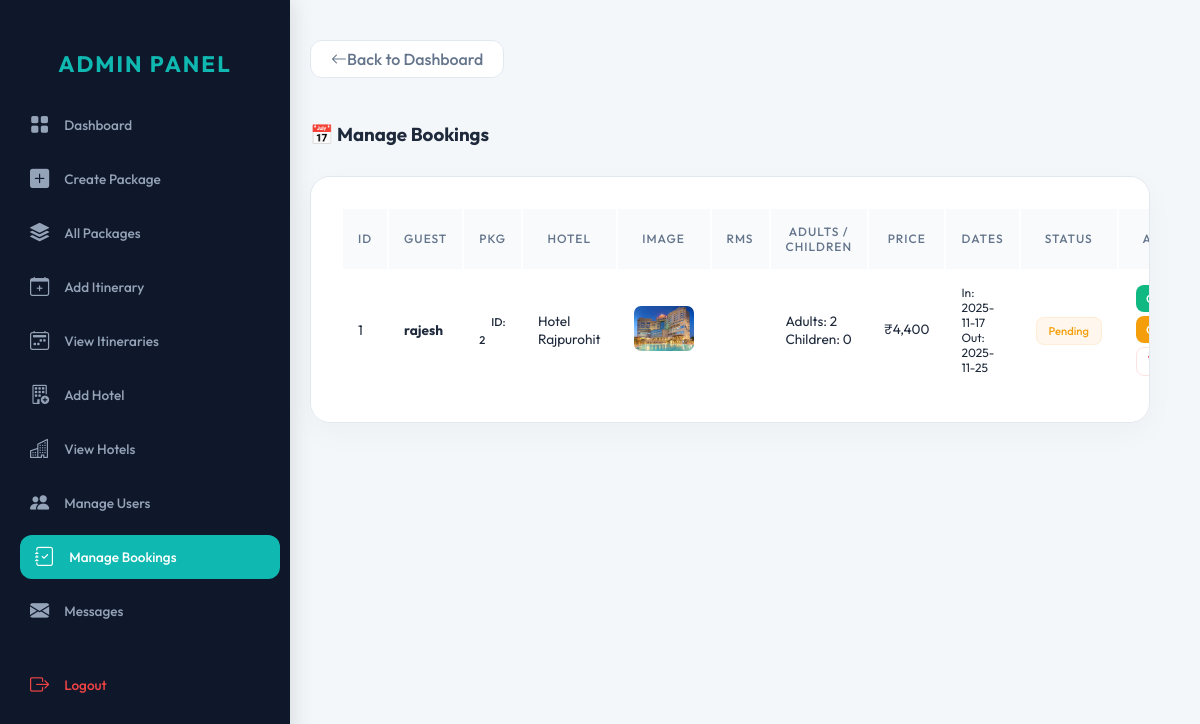
/admin/manage-booking.php, run on the app's committed database.
### tables this page shows
CREATE TABLE `bookings` (
  `id` int(11) NOT NULL AUTO_INCREMENT,
  `user_id` int(11) NOT NULL,
  `package_id` int(11) NOT NULL,
  `package_name` varchar(255) DEFAULT NULL,
  `hotel_id` int(11) DEFAULT NULL,
  `hotel_name` varchar(255) DEFAULT NULL,
  `hotel_star` varchar(20) DEFAULT NULL,
  `image` text DEFAULT NULL,
  `adults` int(11) NOT NULL,
  `children` int(11) NOT NULL,
  `price` decimal(10,2) DEFAULT NULL,
  `hotel` varchar(255) NOT NULL,
  `checkin` date NOT NULL,
  `checkout` date NOT NULL,
  `status` varchar(20) DEFAULT 'Confirm',
  `booked_on` timestamp NOT NULL DEFAULT current_timestamp(),
  `booking_date` timestamp NOT NULL DEFAULT current_timestamp(),
  PRIMARY KEY (`id`)
);

CREATE TABLE users (
  id INT AUTO_INCREMENT PRIMARY KEY,
  name VARCHAR(100),
  email VARCHAR(100),
  password VARCHAR(100)
);

### admin/manage-booking.php (the view, shortened to what this page needs)
<?php
include("../db.php");
$query = "
SELECT bookings.*, users.name AS user_name
FROM bookings
LEFT JOIN users ON bookings.user_id = users.id
ORDER BY bookings.id DESC
";
$result = mysqli_query($conn, $query);
?>
<!DOCTYPE html>
<html lang="en">
<head>
</head>
<body>
<div class="sidebar">
  <h4>Admin Panel</h4>
  <a href="dashboard.php" class="<?= (basename($_SERVER['PHP_SELF']) == 'dashboard.php') ? 'active' : '' ?>"><i class="bi bi-grid-fill"></i> Dashboard</a>
  <a href="create-package.php" class="<?= (basename($_SERVER['PHP_SELF']) == 'create-package.php') ? 'active' : '' ?>"><i class="bi bi-plus-square-fill"></i> Create Package</a>
  <a href="view_packages.php" class="<?= (in_array(basename($_SERVER['PHP_SELF']), ['view_packages.php', 'edit_package.php'])) ? 'active' : '' ?>"><i class="bi bi-stack"></i> All Packages</a>
  <a href="add_itinerary.php" class="<?= (basename($_SERVER['PHP_SELF']) == 'add_itinerary.php') ? 'active' : '' ?>"><i class="bi bi-calendar-plus"></i> Add Itinerary</a>
  <a href="view_itinerary.php" class="<?= (in_array(basename($_SERVER['PHP_SELF']), ['view_itinerary.php', 'edit_itinerary.php'])) ? 'active' : '' ?>"><i class="bi bi-calendar2-week"></i> View Itineraries</a>
  <a href="add_hotel.php" class="<?= (basename($_SERVER['PHP_SELF']) == 'add_hotel.php') ? 'active' : '' ?>"><i class="bi bi-building-add"></i> Add Hotel</a>
  <a href="view_hotel.php" class="<?= (in_array(basename($_SERVER['PHP_SELF']), ['view_hotel.php', 'edit_hotel.php'])) ? 'active' : '' ?>"><i class="bi bi-buildings"></i> View Hotels</a>
  <a href="manage-user.php" class="<?= (basename($_SERVER['PHP_SELF']) == 'manage-user.php') ? 'active' : '' ?>"><i class="bi bi-people-fill"></i> Manage Users</a>
  <a href="manage-booking.php" class="<?= (basename($_SERVER['PHP_SELF']) == 'manage-booking.php') ? 'active' : '' ?>"><i class="bi bi-journal-check"></i> Manage Bookings</a>
  <a href="view-contact.php" class="<?= (basename($_SERVER['PHP_SELF']) == 'view-contact.php') ? 'active' : '' ?>"><i class="bi bi-envelope-fill"></i> Messages</a>
  <a href="logout.php" class="logout"><i class="bi bi-box-arrow-right"></i> Logout</a>
</div>
 <link href="https://cdn.jsdelivr.net/npm/bootstrap-icons@1.10.5/font/bootstrap-icons.css" rel="stylesheet">
<div class="main">
    <a href="dashboard.php" class="btn-back">
        <i class="bi bi-arrow-left me-2"></i> Back to Dashboard
    </a>
    <h3 class="page-title">📅 Manage Bookings</h3>
    <div class="table-container">
    <table class="table text-center align-middle">
        <thead>
            <tr>
                <th>ID</th>
                <th>Guest</th>
                <th>Pkg</th>
                <th>Hotel</th>
                <th>Image</th>
                <th>Rms</th>
                <th>Adults / Children</th>
                <th>Price</th>
                <th>Dates</th>
                <th>Status</th>
                <th width="180px">Action</th>
            </tr>
        </thead>
        <tbody>
        <?php while ($row = mysqli_fetch_assoc($result)) { ?>
            <?php
                $imgs = explode(",", $row['image']);
                $firstImage = $imgs[0];
            ?>
            <tr>
                <td class="text-muted fw-bold"><?= $row['id'] ?></td>
                <td><strong class="text-dark"><?= $row['user_name'] ?></strong></td>
                <td><span class="badge bg-light text-dark border">ID: <?= $row['package_id'] ?></span></td>
                <td><div class="small fw-bold text-primary"><?= $row['hotel_name'] ?></div></td>
                <td>
                    <img src="../Hotel/<?= $firstImage ?>"
                         width="60" height="45"
                         style="object-fit:cover;border-radius:8px; border: 1px solid rgba(255,255,255,0.1);">
                </td>
                <td><span class="fw-bold"><?= $row['rooms'] ?></span></td>
                <td>
                    <div class="small">Adults: <?= $row['adults'] ?></div>
                    <div class="small">Children: <?= $row['children'] ?></div>
                </td>
                <td><span class="text-success fw-bold">₹<?= number_format($row['price']) ?></span></td>
                <td>
                    <div style="font-size: 0.75rem;">In: <?= $row['checkin'] ?></div>
                    <div style="font-size: 0.75rem;">Out: <?= $row['checkout'] ?></div>
                </td>
                <td>
                    <?php if ($row['status'] == 'Pending') { ?>
                        <span class="badge badge-pending">Pending</span>
                    <?php } elseif ($row['status'] == 'Confirm' || $row['status'] == 'Paid') { ?>
                        <span class="badge badge-confirmed">Confirmed</span>
                    <?php } else { ?>
                        <span class="badge badge-cancelled">Cancelled</span>
                    <?php } ?>
                </td>
                <td>
                    <div class="d-flex flex-wrap justify-content-center">
                        <?php if ($row['status'] == 'Pending') { ?>
                            <a href="?confirm=<?= $row['id'] ?>" class="btn-action btn-confirm">Confirm</a>
                            <a href="?cancel=<?= $row['id'] ?>" class="btn-action btn-cancel">Cancel</a>
                        <?php } ?>
                        <a href="?delete=<?= $row['id'] ?>"
                           class="btn-action btn-delete"
                           onclick="return confirm('Delete booking?');">
                           <i class="bi bi-trash-fill"></i>
                        </a>
                    </div>
                </td>
            </tr>
        <?php } ?>
        </tbody>
    </table>
    </div>
</div>
</body>
</html>

### admin/manage-booking.php (style rules this page uses)
body { font-family: 'Outfit', 'Poppins', sans-serif; background: #f4f7fa; margin: 0; color: #1e293b; overflow-x: hidden; }
.sidebar { height: 100vh; width: 260px; position: fixed; top: 0; left: 0; background: #0F172A; padding: 20px 15px; color: white; box-shadow: 4px 0 20px rgba(0,0,0,0.1); z-index: 1000; overflow-y: auto; }
.sidebar h4 { font-weight: 700; margin-bottom: 25px; text-align: center; text-transform: uppercase; letter-spacing: 2px; color: #0fb9b1; font-size: 1.4rem; font-family: 'Outfit'; }
.sidebar a { font-family: 'Outfit', sans-serif; display: flex; align-items: center; padding: 10px 15px; margin-bottom: 10px; color: #94a3b8; border-radius: 12px; text-decoration: none; transition: all 0.3s ease; font-weight: 500; font-size: 0.85rem; }
.sidebar a i { margin-right: 15px; font-size: 1.2rem; }
.sidebar a:hover, .sidebar a.active { background: rgba(255, 255, 255, 0.05); color: white; transform: translateX(5px); }
.sidebar a.active { background: #0fb9b1; color: white; }
.sidebar a.logout { margin-top: 30px; color: #ef4444; }
.main { margin-left: 260px; padding: 40px 50px; }
.page-title { font-weight: 700; color: #1e293b; margin-bottom: 30px; }
.table-container { background: white; padding: 30px; border-radius: 20px; border: 1px solid #e2e8f0; box-shadow: 0 10px 30px rgba(0,0,0,0.03); overflow-x: auto; }
.table { color: #1e293b; border-color: #f1f5f9; font-size: 0.85rem; }
.table thead { background: #f8fafc; color: #64748b; border-color: transparent; }
.table thead th { border: none; padding: 15px; font-weight: 500; text-transform: uppercase; font-size: 0.75rem; letter-spacing: 1px; }
.table tbody td { padding: 12px 15px; border-color: #f1f5f9; vertical-align: middle; }
.badge { padding: 6px 12px; border-radius: 8px; font-weight: 500; font-size: 0.7rem; }
.badge-pending { background: #fff7ed; color: #f59e0b; border: 1px solid #ffedd5; }
.btn-action { padding: 6px 10px; border-radius: 8px; font-size: 0.75rem; font-weight: 500; transition: all 0.3s ease; margin: 2px; text-decoration: none; display: inline-block; }
.btn-confirm { background: #10b981; color: white; }
.btn-cancel { background: #f59e0b; color: white; }
.btn-delete { background: white; color: #ef4444; border: 1px solid #fee2e2; }
.btn-back { background: #fff; color: #64748b; border: 1px solid #e2e8f0; border-radius: 12px; padding: 8px 20px; text-decoration: none; display: inline-flex; align-items: center; margin-bottom: 25px; font-weight: 500; transition: all 0.3s ease; }

### data on the page
bookings: id "1", user.name "rajesh", package "2", hotel_name "Hotel Rajpurohit", image (picture), adults "2", children "0", price "4,400", checkin "2025-11-17", checkout "2025-11-25", status "Pending"
